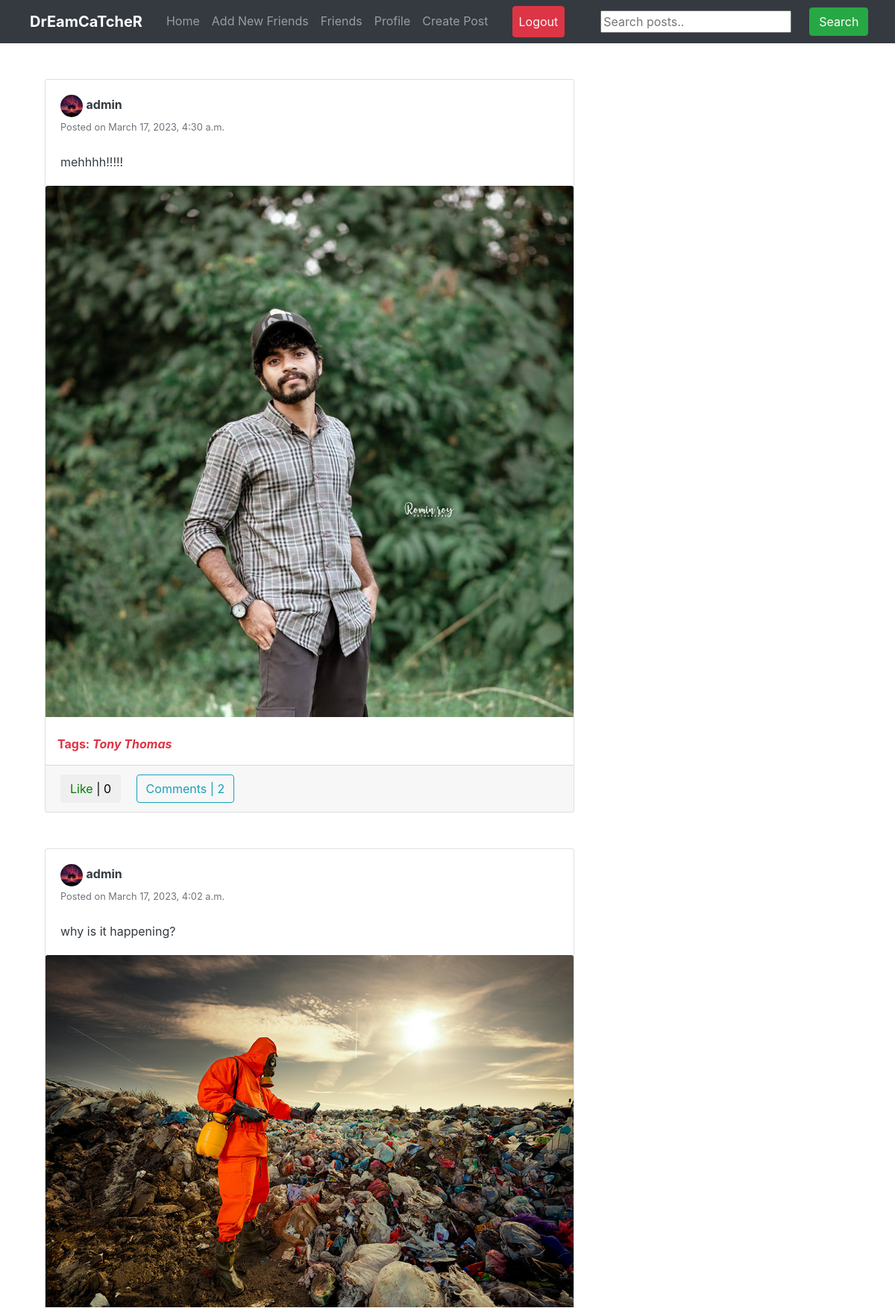
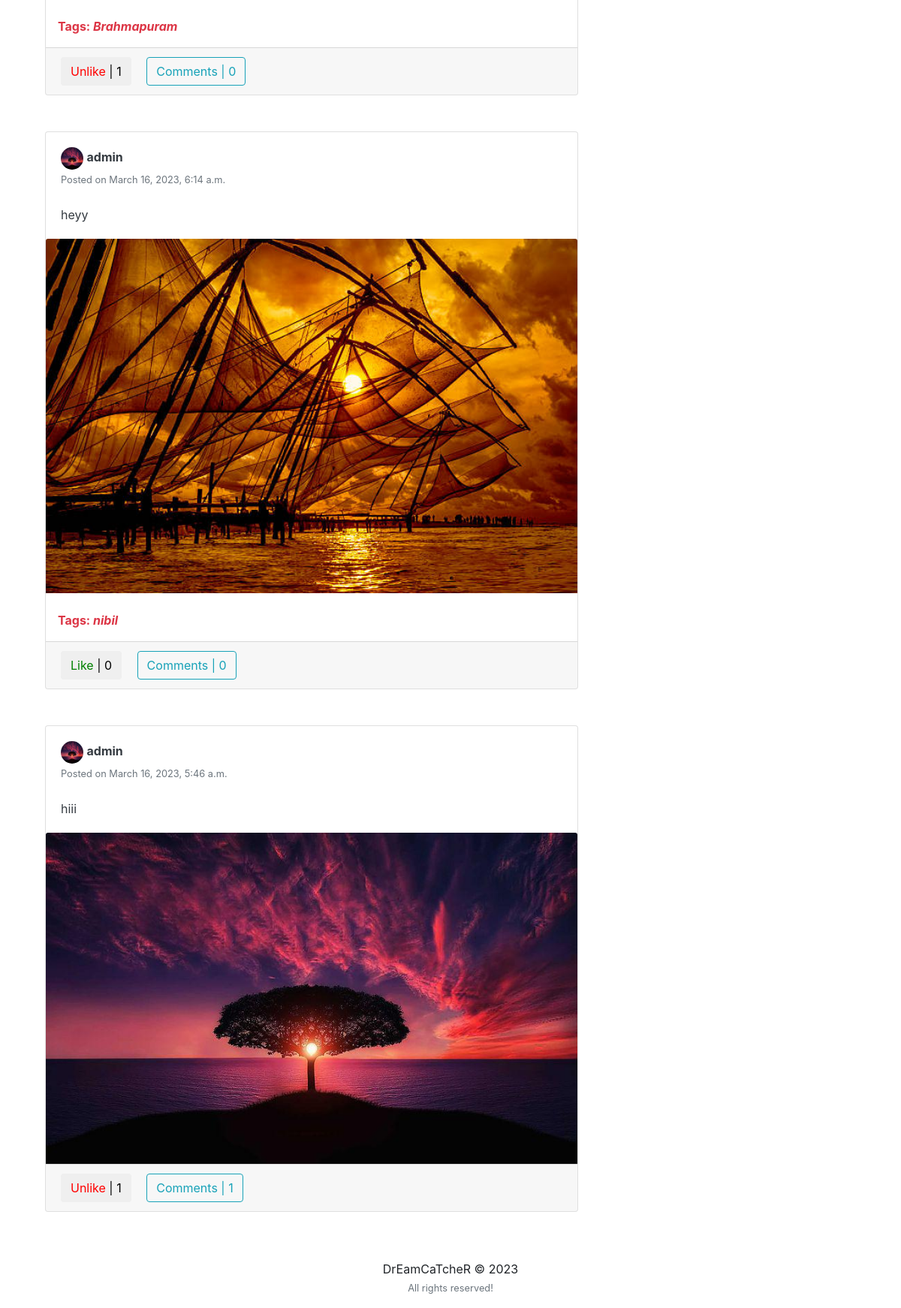
The app's page /feed/user_posts/admin (signed in) with its own data (2 pictures, top to bottom).
### feed/models.py (models this page shows, shortened)
class Post(models.Model):
	description = models.CharField(max_length=255, blank=True)
	pic = models.ImageField(upload_to='path/to/img')
	date_posted = models.DateTimeField(default=timezone.now)
	user_name = models.ForeignKey(User, on_delete=models.CASCADE)
	tags = models.CharField(max_length=100, blank=True)

### users/models.py (models this page shows, shortened)
class Profile(models.Model):
	user = models.OneToOneField(User, on_delete=models.CASCADE)
	image = models.ImageField(default='default.png', upload_to='profile_pics')
	slug = AutoSlugField(populate_from='user')
	bio = models.CharField(max_length=255, blank=True)
	friends = models.ManyToManyField("Profile", blank=True)
	def get_absolute_url(self):
		return "/users/{}".format(self.slug)

### feed/views.py (the view)
# urls.py: path('user_posts/<str:username>', UserPostListView.as_view(), name='user-posts'),
class UserPostListView(LoginRequiredMixin, ListView):
	model = Post
	template_name = 'feed/user_posts.html'
	context_object_name = 'posts'
	paginate_by = 10
	def get_context_data(self, **kwargs):
		context = super(UserPostListView, self).get_context_data(**kwargs)
		user = get_object_or_404(User, username=self.kwargs.get('username'))
		liked = [i for i in Post.objects.filter(user_name=user) if Like.objects.filter(user = self.request.user, post=i)]
		context['liked_post'] = liked
		return context
	def get_queryset(self):
		user = get_object_or_404(User, username=self.kwargs.get('username'))
		return Post.objects.filter(user_name=user).order_by('-date_posted')

### feed/templates/feed/user_posts.html (shortened to what this page needs)
{% extends "feed/layout.html" %}
{% load static %}
{% block searchform %}
<form class="form-inline my-2 my-lg-0 ml-5" action="{% url 'search_posts' %}" method="get">
  <input name="p" type="text" placeholder="Search posts..">
  <button class="btn btn-success my-2 my-sm-0 ml-4" type="submit">Search</button>
</form>
{% endblock searchform %}
{% block content %}
 	<div class="container">
	    <div class="row">
	      <div class="col-md-8">
	        {% for post in posts %}
	        <div class="card card-signin my-5">
	          <div class="card-body">
	          	<a href="{{ post.user_name.profile.get_absolute_url }}"><img src="{{ post.user_name.profile.image.url }}" class="rounded-circle" width="30" height="30" alt=""></a>
	          	<a class="text-dark" href="{{ post.user_name.profile.get_absolute_url }}"><b>{{ post.user_name }}</b></a>
	          	<br><small class="text-muted">Posted on {{ post.date_posted }}</small>
	          	<br><br>
	            <p class="card-text text-dark">{{ post.description }}</p>
	          </div>
	          <a href="{% url 'post-detail' post.id %}"><img class="card-img-top" src="{{ post.pic.url }}" alt=""></a>
	          {% if post.tags %}
	          <br><p class="text-danger ml-3"><b>Tags: <i>{{ post.tags }}</i></b></p>
	          {% endif %}
	          <div class="card-footer">
	          	<button class="btn btn-white mr-3 like" id="{{ post.id }}">
			        {% if post in liked_post %}
			            <a href="{% url 'post-like' %}" style="color:red;" id="likebtn{{ post.id }}"> Unlike</a> | {{post.likes.count}}
			        {% else %}
			            <a href="{% url 'post-like' %}" style="color:green;" id="likebtn{{ post.id }}"> Like</a> | {{post.likes.count}}
			        {% endif %}
			    </button>
	          	<a class="btn btn-outline-info" href="{% url 'post-detail' post.id %}">Comments | {{ post.details.count }}</a>
	          </div>
	        </div>
	        {% endfor %}
	  	   </div>
	    </div>
	</div>
{% endblock content %}

### feed/templates/feed/layout.html (shortened to what this page needs)
{% load static %}
<!DOCTYPE html>
<html>
<head>
    <link rel="stylesheet" href="https://maxcdn.bootstrapcdn.com/bootstrap/4.0.0/css/bootstrap.min.css">
    <link rel="stylesheet" type="text/css" href="https://storage.googleapis.com/bytewalk/profilepage.css">
    <link rel="stylesheet" type="text/css" href="https://storage.googleapis.com/bytewalk/styles.css">
</head>
<body>
	<nav class="navbar navbar-expand-lg navbar-dark bg-dark sticky-top">
	  <a class="navbar-brand ml-4 mr-4" href="#"><b>DrEamCaTcheR</b></a>
	  <div class="collapse navbar-collapse" id="navbarNavAltMarkup">
	    <div class="navbar-nav">
	      <a class="nav-item nav-link" href="{% url 'home' %}">Home</a>
	      <a class="nav-item nav-link" href="{% url 'users_list' %}">Add New Friends</a>
	      {% if user.is_authenticated %}
	      	<a class="nav-item nav-link" href="{% url 'friend_list' %}">Friends</a>
	      	<a class="nav-item nav-link" href="{% url 'my_profile' %}">Profile</a>
	      	<a class="nav-item nav-link" href="{% url 'post-create' %}">Create Post</a>
	      	<a class="nav-item nav-link btn btn-danger ml-4  text-light" href="{% url 'logout' %}">Logout</a>
	      {% else %}
         	<a class="nav-item nav-link btn btn-success ml-4  text-light" href="{% url 'login' %}">Login</a>
          	<a class="nav-item nav-link btn btn-info ml-3  text-light" href="{% url 'register' %} ">Register</a>
          {% endif %}
	    	{% block searchform %}{% endblock searchform %}
		</div>
	  </div>
	</nav>
	<div class="container">
	{% block content %}{% endblock content %}
	</div>
	<footer class="page-footer font-small black">
	  <div class="footer-copyright text-center py-3">DrEamCaTcheR © 2023
	  <br><small class="text-muted">All rights reserved!</small>
	</div>
	</footer>
</body>
</html>

### records on screen
Post: user_name.profile.image (picture), user_name "admin", date_posted "March 17, 2023, 4:30 a.m.", description "mehhhh!!!!!", pic (picture), tags "Tony Thomas", likes.count "0", details.count "2"
Post: user_name.profile.image (picture), user_name "admin", date_posted "March 17, 2023, 4:02 a.m.", description "why is it happening?", pic (picture), tags "Brahmapuram", likes.count "1", details.count "0"
Post: user_name.profile.image (picture), user_name "admin", date_posted "March 16, 2023, 6:14 a.m.", description "heyy", pic (picture), tags "nibil", likes.count "0", details.count "0"
Post: user_name.profile.image (picture), user_name "admin", date_posted "March 16, 2023, 5:46 a.m.", description "hiii", pic (picture), likes.count "1", details.count "1"
